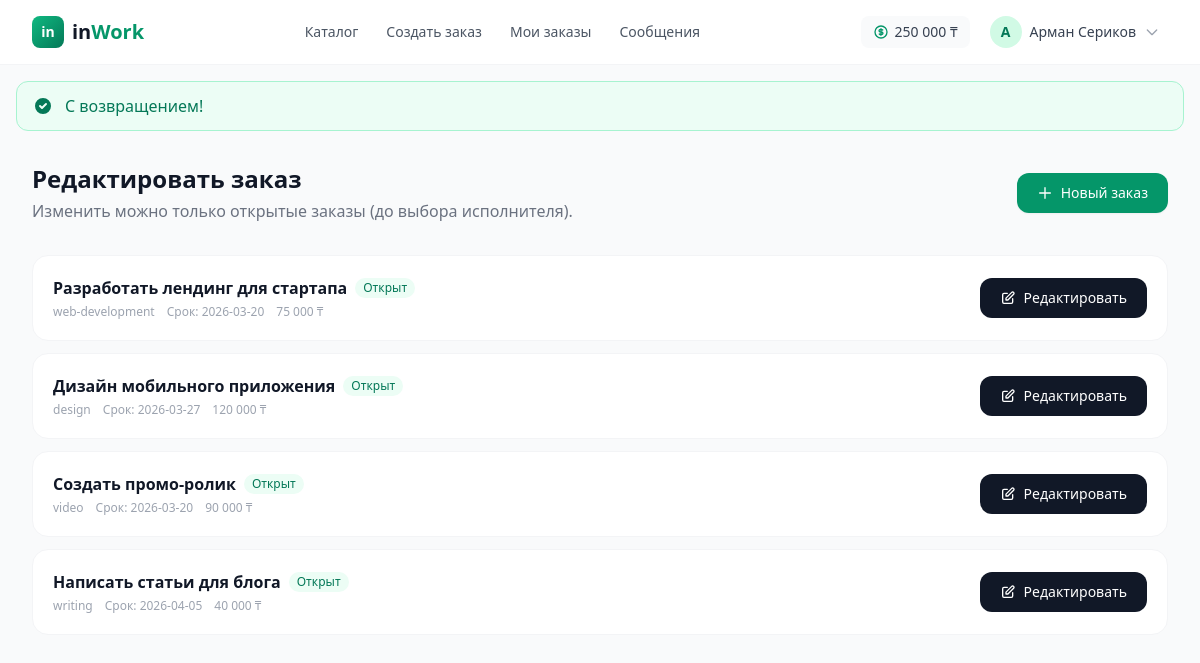
/in-work/public/orders/edit (signed in), run on the app's committed database.
### tables this page shows
CREATE TABLE orders (
    id INT UNSIGNED AUTO_INCREMENT PRIMARY KEY,
    client_id INT UNSIGNED NOT NULL,
    freelancer_id INT UNSIGNED DEFAULT NULL,
    title VARCHAR(255) NOT NULL,
    description TEXT NOT NULL,
    category VARCHAR(50) NOT NULL,
    budget DECIMAL(12,2) NOT NULL,
    final_price DECIMAL(12,2) DEFAULT NULL,
    deadline DATE NOT NULL,
    status ENUM('open', 'in_progress', 'completed', 'cancelled', 'dispute') NOT NULL DEFAULT 'open',
    delivered_at TIMESTAMP NULL DEFAULT NULL,
    delivery_message TEXT DEFAULT NULL,
    created_at TIMESTAMP NOT NULL DEFAULT CURRENT_TIMESTAMP,
    updated_at TIMESTAMP NOT NULL DEFAULT CURRENT_TIMESTAMP ON UPDATE CURRENT_TIMESTAMP,
    FOREIGN KEY (client_id) REFERENCES users(id) ON DELETE CASCADE,
    FOREIGN KEY (freelancer_id) REFERENCES users(id) ON DELETE SET NULL,
    INDEX idx_orders_status (status),
    INDEX idx_orders_category (category),
    INDEX idx_orders_client (client_id),
    INDEX idx_orders_freelancer (freelancer_id),
    INDEX idx_orders_created (created_at),
    INDEX idx_orders_budget (budget)
);

### app/controllers/OrderController.php (called while the page is built, shortened)
<?php
class OrderController extends Controller
{
    private Order $orderModel;
    public function __construct()
    {
        $this->orderModel = new Order();
    }
    public function editSelect(): void
    {
        $page = max(1, (int) ($this->input('page', 1)));
        $orders = $this->orderModel->getClientOpenOrders(user_id(), $page);
        $this->view('orders.edit_select', [
            'title'      => 'Редактировать заказ',
            'orders'     => $orders['items'],
            'pagination' => $orders,
        ]);
    }
}

### public/index.php (called while the page is built, shortened)
<?php
try {
    $appConfig = require ROOT_PATH . '/config/app.php';
    spl_autoload_register(function (string $class) {
        $map = [
            'Core\\'       => ROOT_PATH . '/core/',
            'App\\Controllers\\' => APP_PATH . '/controllers/',
            'App\\Models\\'      => APP_PATH . '/models/',
            'App\\Services\\'    => APP_PATH . '/services/',
            'App\\Middlewares\\'  => APP_PATH . '/middlewares/',
            'App\\Helpers\\'     => APP_PATH . '/helpers/',
        ];
        foreach ($map as $prefix => $baseDir) {
            if (strpos($class, $prefix) === 0) {
                $relativeClass = substr($class, strlen($prefix));
                $file = $baseDir . str_replace('\\', '/', $relativeClass) . '.php';
                if (file_exists($file)) {
                    return;
                }
            }
        }
    });
    require ROOT_PATH . '/app/helpers/functions.php';
    $router = new Core\Router();
    $method = $_SERVER['REQUEST_METHOD'];
    $requestUri = $_SERVER['REQUEST_URI'] ?? '/';
    $path = parse_url($requestUri, PHP_URL_PATH);
    $path = '/' . trim($path, "/ \t\n\r");
    $basePath = $appConfig['base_path'] ?? '/in-work/public';
    $basePath = rtrim($basePath, '/');
    if ($basePath !== '' && (strpos($path, $basePath) === 0)) {
        $suffix = substr($path, strlen($basePath));
        $path = ($suffix === '' || $suffix === '/') ? '/' : ($suffix ?: '/');
    }
    if ($path !== '/') {
        $path = rtrim($path, '/') ?: '/';
    }
    $router->resolve($method, $path);
} catch (Throwable $e) {
    http_response_code(500);
    echo '<h1>Ошибка приложения</h1>';
    echo '<p><strong>' . htmlspecialchars($e->getMessage()) . '</strong></p>';
    echo '<p>Файл: ' . htmlspecialchars($e->getFile()) . ':' . $e->getLine() . '</p>';
    echo '<pre>' . htmlspecialchars($e->getTraceAsString()) . '</pre>';
}

### app/helpers/functions.php (called while the page is built, shortened)
<?php
function e(string $value): string
{
    return htmlspecialchars($value, ENT_QUOTES, 'UTF-8');
}
function url(string $path = ''): string
{
    return APP_URL . '/' . ltrim($path, '/');
}
function user_id(): ?int
{
    return $_SESSION['user']['id'] ?? null;
}
function format_money(float $amount): string
{
    return number_format($amount, 0, '.', ' ') . ' ₸';
}

### core/Database.php (called while the page is built, shortened)
<?php
class Database
{
    private static ?Database $instance = null;
    private PDO $pdo;
    private function __construct()
    {
        $config = require __DIR__ . '/../config/database.php';
        $dsn = sprintf(
            'mysql:host=%s;port=%s;dbname=%s;charset=%s',
            $config['host'],
            $config['port'],
            $config['database'],
            $config['charset']
        );
        try {
            $this->pdo = new PDO($dsn, $config['username'], $config['password'], [
                PDO::ATTR_ERRMODE            => PDO::ERRMODE_EXCEPTION,
                PDO::ATTR_DEFAULT_FETCH_MODE => PDO::FETCH_ASSOC,
                PDO::ATTR_EMULATE_PREPARES   => false,
            ]);
        } catch (PDOException $e) {
            throw new PDOException('Database connection failed: ' . $e->getMessage());
        }
    }
    public static function getInstance(): self
    {
        if (self::$instance === null) {
            self::$instance = new self();
        }
        return self::$instance;
    }
    public function query(string $sql, array $params = []): \PDOStatement
    {
        $stmt = $this->pdo->prepare($sql);
        $stmt->execute($params);
        return $stmt;
    }
    public function fetch(string $sql, array $params = []): ?array
    {
        $stmt = $this->query($sql, $params);
        $result = $stmt->fetch();
        return $result ?: null;
    }
    public function fetchAll(string $sql, array $params = []): array
    {
        $stmt = $this->query($sql, $params);
        return $stmt->fetchAll();
    }
}

### core/Model.php (called while the page is built, shortened)
<?php
abstract class Model
{
    protected Database $db;
    protected string $table;
    public function __construct()
    {
        $this->db = Database::getInstance();
    }
    public function count(string $where = '1=1', array $params = []): int
    {
        $result = $this->db->fetch(
            "SELECT COUNT(*) as cnt FROM {$this->table} WHERE {$where}",
            $params
        );
        return (int) ($result['cnt'] ?? 0);
    }
    public function paginate(int $page = 1, int $perPage = 20, string $where = '1=1', array $params = [], string $orderBy = 'id DESC'): array
    {
        $offset = ($page - 1) * $perPage;
        $total = $this->count($where, $params);
        $totalPages = (int) ceil($total / $perPage);
        $items = $this->db->fetchAll(
            "SELECT * FROM {$this->table} WHERE {$where} ORDER BY {$orderBy} LIMIT ? OFFSET ?",
            array_merge($params, [$perPage, $offset])
        );
        return [
            'items'       => $items,
            'total'       => $total,
            'page'        => $page,
            'per_page'    => $perPage,
            'total_pages' => $totalPages,
        ];
    }
}

### config/database.php (called while the page is built, shortened)
<?php
$config = [
    'host'     => 'localhost',
    'port'     => '3306',
    'database' => 'inwork',
    'username' => 'root',
    'password' => 'root',
    'charset'  => 'utf8mb4',
];
return $config;

### app/models/Order.php (called while the page is built, shortened)
<?php
class Order extends Model
{
    public function getClientOpenOrders(int $clientId, int $page = 1, int $perPage = 20): array
    {
        return $this->paginate($page, $perPage, "client_id = ? AND status = 'open'", [$clientId], 'created_at DESC');
    }
}

### views/orders/edit_select.php (the view, shortened to what this page needs)
<?php
$statusLabels = [
    'open'        => 'Открыт',
    'in_progress' => 'В работе',
    'completed'   => 'Завершён',
    'cancelled'   => 'Отменён',
];
?>
<div class="max-w-7xl mx-auto px-4 sm:px-6 lg:px-8 py-8">
    <div class="flex flex-col sm:flex-row sm:items-center justify-between gap-4 mb-8">
        <div>
            <h1 class="text-2xl font-bold text-gray-900">Редактировать заказ</h1>
            <p class="text-gray-500 mt-1">Изменить можно только открытые заказы (до выбора исполнителя).</p>
        </div>
        <a href="<?= url('orders/create') ?>" class="inline-flex items-center gap-2 px-5 py-2.5 bg-brand-600 text-white text-sm font-medium rounded-xl hover:bg-brand-700 transition shadow-sm">
            <svg class="w-4 h-4" fill="none" stroke="currentColor" viewBox="0 0 24 24"><path stroke-linecap="round" stroke-linejoin="round" stroke-width="2" d="M12 4v16m8-8H4"/></svg>
            Новый заказ
        </a>
    </div>
    <?php if (empty($orders)): ?>
        <div class="bg-white rounded-2xl border border-gray-100 p-16 text-center">
            <svg class="w-16 h-16 text-gray-300 mx-auto mb-4" fill="none" stroke="currentColor" viewBox="0 0 24 24"><path stroke-linecap="round" stroke-linejoin="round" stroke-width="1.5" d="M11 5H6a2 2 0 00-2 2v11a2 2 0 002 2h11a2 2 0 002-2v-5m-1.414-9.414a2 2 0 112.828 2.828L11.828 15H9v-2.828l8.586-8.586z"/></svg>
            <h3 class="text-lg font-semibold text-gray-900 mb-1">Нет открытых заказов</h3>
            <p class="text-gray-500 mb-4">Создайте заказ или откройте «Мои заказы», если заказ уже в работе.</p>
            <a href="<?= url('my-orders') ?>" class="inline-block px-6 py-2.5 border border-gray-200 text-gray-700 text-sm font-semibold rounded-xl hover:bg-gray-50 transition mr-2">
                Мои заказы
            </a>
            <a href="<?= url('orders/create') ?>" class="inline-block px-6 py-2.5 bg-brand-600 text-white text-sm font-semibold rounded-xl hover:bg-brand-700 transition">
                Создать заказ
            </a>
        </div>
    <?php else: ?>
        <div class="space-y-3">
            <?php foreach ($orders as $order): ?>
                <div class="flex flex-col sm:flex-row sm:items-center gap-4 bg-white rounded-2xl border border-gray-100 p-5 hover:shadow-md hover:border-brand-200 transition-all">
                    <a href="<?= url("orders/{$order['id']}") ?>" class="flex-1 min-w-0 block">
                        <div class="flex items-center gap-2 mb-1">
                            <h3 class="text-base font-semibold text-gray-900 truncate"><?= e($order['title']) ?></h3>
                            <span class="flex-shrink-0 inline-flex items-center gap-1 px-2 py-0.5 text-xs font-medium rounded-full bg-emerald-50 text-emerald-700">
                                <?= $statusLabels[$order['status']] ?? $order['status'] ?>
                            </span>
                        </div>
                        <div class="flex items-center gap-3 text-xs text-gray-400">
                            <span><?= e($order['category']) ?></span>
                            <span>Срок: <?= e($order['deadline']) ?></span>
                            <span><?= format_money((float)($order['final_price'] ?? $order['budget'])) ?></span>
                        </div>
                    </a>
                    <a href="<?= url("orders/{$order['id']}/edit") ?>" class="inline-flex justify-center items-center gap-2 px-5 py-2.5 bg-gray-900 text-white text-sm font-medium rounded-xl hover:bg-gray-800 transition whitespace-nowrap">
                        <svg class="w-4 h-4" fill="none" stroke="currentColor" viewBox="0 0 24 24"><path stroke-linecap="round" stroke-linejoin="round" stroke-width="2" d="M11 5H6a2 2 0 00-2 2v11a2 2 0 002 2h11a2 2 0 002-2v-5m-1.414-9.414a2 2 0 112.828 2.828L11.828 15H9v-2.828l8.586-8.586z"/></svg>
                        Редактировать
                    </a>
                </div>
            <?php endforeach; ?>
        </div>
    <?php endif; ?>
</div>

### core/Router.php (shortened to what this page needs)
<?php
class Router
{
    private array $routes = [];
    private array $middlewares = [];
    public function group(array $middleware, callable $callback): void
    {
        $previousMiddlewares = $this->middlewares;
        $this->middlewares = array_merge($this->middlewares, $middleware);
        $this->middlewares = $previousMiddlewares;
    }
    private function addRoute(string $method, string $path, array $action, array $middleware = []): self
    {
        $pattern = $this->convertToRegex($path);
        $this->routes[] = [
            'method'     => $method,
            'path'       => $path,
            'pattern'    => $pattern,
            'controller' => $action[0],
            'action'     => $action[1],
            'middleware'  => array_merge($this->middlewares, $middleware),
        ];
        return $this;
    }
    private function convertToRegex(string $path): string
    {
        $pattern = preg_replace('/\{([a-zA-Z_]+)\}/', '(?P<$1>[^/]+)', $path);
        return '#^' . $pattern . '$#';
    }
    public function resolve(string $method, string $uri): void
    {
        $uri = parse_url($uri, PHP_URL_PATH);
        $uri = rtrim($uri, '/') ?: '/';
        foreach ($this->routes as $route) {
            if ($route['method'] !== $method) {
                continue;
            }
            if (preg_match($route['pattern'], $uri, $matches)) {
                $params = array_filter($matches, 'is_string', ARRAY_FILTER_USE_KEY);
                $controller = new $route['controller']();
                $actionMethod = $route['action'];
                call_user_func_array([$controller, $actionMethod], array_values($params));
                return;
            }
        }
    }
}

### assets/css/app.css (style rules this page uses)
* { scroll-behavior: smooth; }

### data on the page
orders: title "Разработать лендинг для стартапа", status "Открыт", category "web-development", deadline "2026-03-20", final_price+budget "75 000 ₸"
orders: title "Дизайн мобильного приложения", status "Открыт", category "design", deadline "2026-03-27", final_price+budget "120 000 ₸"
orders: title "Создать промо-ролик", status "Открыт", category "video", deadline "2026-03-20", final_price+budget "90 000 ₸"
orders: title "Написать статьи для блога", status "Открыт", category "writing", deadline "2026-04-05", final_price+budget "40 000 ₸"
